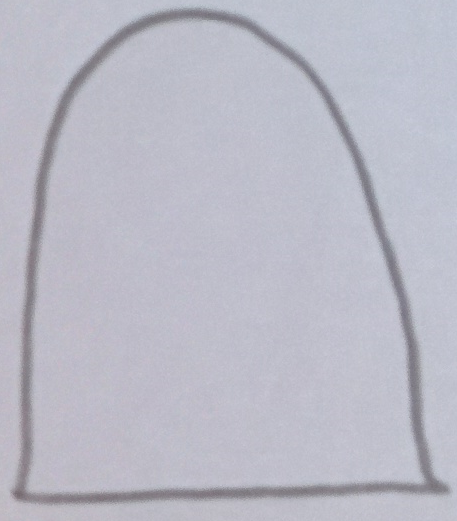
//> input picture training/and/1.png, 457 x 521 px; its folder holds 4 pictures in this run; the run also reads 1 picture not shown here
$ ./detect   (built with g++ and OpenCV 4)
//> lines starting //> are read from the running program, lines starting //| are printed output that depends on the picture; after the words box and inside, x2 and y2 are one past the last pixel; in counts of white or black regions, pixels touching at a corner belong together
### hungarian.cpp
// [27 lines of licence text are left out]

#include <stdio.h>
#include <assert.h>
#include <stdlib.h>

#include "hungarian.h"

/*
 * the two main internal routines return this type, telling us what to do next
 */
typedef enum
{
  HUNGARIAN_ERROR,
  HUNGARIAN_ROUTINE_ONE,
  HUNGARIAN_ROUTINE_TWO,
  HUNGARIAN_DONE
} hungarian_code_t;

// the Q matrix is filled with instances of this type
typedef enum
{
  HUNGARIAN_ZERO,
  HUNGARIAN_ONE,
  HUNGARIAN_STAR
} hungarian_q_t;


// some internal routines
void hungarian_make_cover(hungarian_t* prob);
void hungarian_build_q(hungarian_t* prob);
void hungarian_add_stars(hungarian_t* prob);
hungarian_code_t hungarian_routine_one(hungarian_t* prob);
hungarian_code_t hungarian_routine_two(hungarian_t* prob);

/*
 * initialize the given object as an mXn problem.  allocates storage, which
 * should be freed with hungarian_fini()
 */
void hungarian_init(hungarian_t* prob, int** r, size_t m, size_t n, int mode)
{
  int i,j;
  // did we get a good object pointer?
  assert(prob);

  // we can't work with matrices that have more rows than columns.
  //
  // TODO: automatically transpose such matrices
  assert(m<=n);

  // init the struct
  prob->m = m;
  prob->n = n;
  assert(prob->r = (int**)calloc(m,sizeof(int*)));
  assert(prob->q = (int**)calloc(m,sizeof(int*)));
  prob->mode = mode;
  prob->maxutil = 0;
  for(i=0;i<m;i++)
  {
    assert(prob->r[i] = (int*)calloc(n,sizeof(int)));
    assert(prob->q[i] = (int*)calloc(n,sizeof(int)));
    for(j=0;j<n;j++)
    {
      prob->r[i][j] = r[i][j];
      if(prob->r[i][j] > prob->maxutil)
        prob->maxutil = prob->r[i][j];
    }
  }
  // if we're going to minimize, rather than maximize, we need to subtract
  // each utility from the maximum.  this operation will be reversed before
  // computing the benefit.
  if(mode == HUNGARIAN_MIN)
  {
    for(i=0;i<m;i++)
    {
      for(j=0;j<n;j++)
        prob->r[i][j] = prob->maxutil - prob->r[i][j];
    }
  }

  assert(prob->a = (int*)calloc(m,sizeof(int)));
  assert(prob->u = (int*)calloc(m,sizeof(int)));
  assert(prob->v = (int*)calloc(n,sizeof(int)));
  assert(prob->seq.i = (int*)calloc(m*n,sizeof(int)));
  assert(prob->seq.j = (int*)calloc(m*n,sizeof(int)));
  assert(prob->ess_rows = (int*)calloc(m,sizeof(int)));
  assert(prob->ess_cols = (int*)calloc(n,sizeof(int)));
}

/*
 * frees storage associated with the given problem object.  you must have
 * called hungarian_init() first.
 */
// [19 lines left out: function hungarian_fini, not called in this run]

/*
 * make an initial cover
 */
void hungarian_make_cover(hungarian_t* prob)
{
  int i,j;
  int* row_max;
  int* col_max;

  assert(prob);
  assert(row_max = (int*)calloc(prob->m,sizeof(int)));
  assert(col_max = (int*)calloc(prob->n,sizeof(int)));

  prob->row_total = prob->col_total = 0;

  // find the max in each row (col) and sum them
  for(i=0;i<prob->m;i++)
  {
    for(j=0;j<prob->n;j++)
    {
      if(prob->r[i][j] > row_max[i])
        row_max[i] = prob->r[i][j];
    }
    prob->row_total += row_max[i];
  }

  for(j=0;j<prob->n;j++)
  {
    for(i=0;i<prob->m;i++)
    {
      if(prob->r[i][j] > col_max[j])
        col_max[j] = prob->r[i][j];
    }
    prob->col_total += col_max[j];
  }

  // make u and v into an initial cover, based on row and col totals
  if(prob->row_total <= prob->col_total)
    memcpy(prob->u,row_max,sizeof(int)*prob->m);
  else
    memcpy(prob->v,col_max,sizeof(int)*prob->n);

  free(row_max);
  free(col_max);
}

void hungarian_build_q(hungarian_t* prob)
{
  int i,j;
  assert(prob);

  for(i=0;i<prob->m;i++)
  {
    for(j=0;j<prob->n;j++)
    {
      if((prob->u[i] + prob->v[j]) == prob->r[i][j])
      {
        if(prob->q[i][j] == HUNGARIAN_ZERO)
          prob->q[i][j] = HUNGARIAN_ONE;
      }
      else
        prob->q[i][j] = HUNGARIAN_ZERO;
    }
  }
}

void hungarian_add_stars(hungarian_t* prob)
{
  int i,j,k;

  assert(prob);

  if(prob->row_total <= prob->col_total)
  {
    for(i=0;i<prob->m;i++)
    {
      for(j=0;j<prob->n;j++)
      {
        if(prob->q[i][j] == HUNGARIAN_ONE)
        {
          for(k=0;k<prob->m;k++)
          {
            if((k!=i) && (prob->q[k][j] == HUNGARIAN_STAR))
              break;
          }
          if(k==prob->m)
          {
            prob->q[i][j] = HUNGARIAN_STAR;
            break;
          }
        }
      }
    }
  }
  else
  {
    for(j=0;j<prob->n;j++)
    {
      for(i=0;i<prob->m;i++)
      {
        if(prob->q[i][j] == HUNGARIAN_ONE)
        {
          for(k=0;k<prob->n;k++)
          {
            if((k!=j) && (prob->q[i][k] == HUNGARIAN_STAR))
              break;
          }
          if(k==prob->n)
          {
            prob->q[i][j] = HUNGARIAN_STAR;
            break;
          }
        }
      }
    }
  }
}

/*
 * Kuhn's Routine I
 */
hungarian_code_t hungarian_routine_one(hungarian_t* prob)
{
  int i,j,k;
  char jumpcase1,jumpprelim;

  assert(prob);
  prob->seq.k=0;
  for(i=0;i<prob->m;i++)
    prob->ess_rows[i]=0;

  j=0;
  // look for a 1* in each column
  while(j<prob->n)
  {
    i=0;
    while(i<prob->m)
    {
      if(prob->q[i][j] == HUNGARIAN_STAR)
      {
        // found a 1*; next column
        break;
      }
      i++;
    }
    if(i<prob->m)
    {
      // found a 1*; next column
      j++;
    }
    else
    {
      // didn't find a 1*; column j is eligible; search it for a 1
      i=0;
      while(i<prob->m)
      {
        if(prob->q[i][j] == HUNGARIAN_ONE)
        {
          // found a 1 (i,j); start recording
          prob->seq.i[prob->seq.k] = i;
          prob->seq.j[prob->seq.k] = j;
          prob->seq.k++;
          // CASE 1
          jumpprelim=0;
          while(!jumpprelim)
          {
            // look in row ik for a 1*
            j=0;
            jumpcase1=0;
            while(j<prob->n && !jumpcase1)
            {
              if(prob->q[i][j] == HUNGARIAN_STAR)
              {
                // CASE 2
                i=0;
                while(!jumpcase1)
                {
                  // found a 1* in (ik,jk); search col jk for a 1
                  while(i<prob->m)
                  {
                    if(prob->q[i][j] == HUNGARIAN_ONE)
                    {
                      // test i for distinctness
                      for(k=0;k<prob->seq.k;k++)
                      {
                        if(prob->seq.i[k] == i)
                          break;
                      }
                      if(k<prob->seq.k)
                      {
                        // i is not distinct
                        i++;
                        continue;
                      }
                      else
                      {
                        // i is distinct; record and back to Case 1
                        prob->seq.i[prob->seq.k] = prob->seq.i[prob->seq.k-1];
                        prob->seq.j[prob->seq.k] = j;
                        prob->seq.k++;
                        prob->seq.i[prob->seq.k] = i;
                        prob->seq.j[prob->seq.k] = j;
                        prob->seq.k++;

                        jumpcase1=1;
                        break;
                      }
                    }
                    else
                      i++;
                  }
                  if(i>=prob->m)
                  {
                    // didn't find a 1 in col jk; row ik is essential
                    prob->ess_rows[prob->seq.i[prob->seq.k-1]] = 1;

                    // delete last two elts of sequence
                    j=prob->seq.j[prob->seq.k-1];
                    i=prob->seq.i[prob->seq.k-1]+1;

                    if(prob->seq.k > 1)
                    {
                      // back to Case 2
                      prob->seq.k-=2;
                      continue;
                    }
                    else
                    {
                      // k==1; back to prelim search for 1 in (i1+1,j0)
                      prob->seq.k--;
                      jumpcase1=jumpprelim=1;
                      break;
                    }
                  }
                }
              }
              else
                j++;
            }
            if(j>=prob->n)
            {
              // didn't find a 1* in row ik; toggle and Alternative Ia
              for(;prob->seq.k > 0;prob->seq.k--)
              {
                if(prob->q[prob->seq.i[prob->seq.k-1]][prob->seq.j[prob->seq.k-1]]
                   == HUNGARIAN_ONE)
                {
                  prob->q[prob->seq.i[prob->seq.k-1]][prob->seq.j[prob->seq.k-1]]
                          = HUNGARIAN_STAR;
                }
                else
                {
                  prob->q[prob->seq.i[prob->seq.k-1]][prob->seq.j[prob->seq.k-1]]
                          = HUNGARIAN_ONE;
                }
              }
              // Alternative Ia
              return(HUNGARIAN_ROUTINE_ONE);
            }
          }
        }
        else
          i++;
      }
      // didn't find a 1 in col j; next col
      j++;
    }
  }
  // out of cols; Alternative Ib
  // determine ess cols
  for(j=0;j<prob->n;j++)
  {
    prob->ess_cols[j]=0;
    for(i=0;i<prob->m;i++)
    {
      if(prob->q[i][j] == HUNGARIAN_STAR && !prob->ess_rows[i])
      {
        prob->ess_cols[j] = 1;
        break;
      }
    }
  }
  return(HUNGARIAN_ROUTINE_TWO);
}


/*
 * Kuhn's Routine II
 */
hungarian_code_t hungarian_routine_two(hungarian_t* prob)
{
  int i,j,d,m,dtmp;
  int oldsum,newsum;

  assert(prob);

  oldsum = 0;
  for(i=0;i<prob->m;i++)
    oldsum += prob->u[i];
  for(j=0;j<prob->n;j++)
    oldsum += prob->v[j];

  d=0;
  for(i=0;i<prob->m;i++)
  {
    if(prob->ess_rows[i])
      continue;
    for(j=0;j<prob->n;j++)
    {
      if(prob->ess_cols[j])
        continue;
      dtmp = prob->u[i] + prob->v[j] - prob->r[i][j];
      if(dtmp<0)
      {
        printf("SUPERMOO: %d + %d < %d\n",
               prob->u[i], prob->v[j], prob->r[i][j]);
      }
      if(!d || ((dtmp>0) && dtmp < d))
        d = dtmp;
    }
  }

  if(d<0)
    printf("MOO: %d < 0\n", d);

  //if(d<=0)
  if(!d)
    return(HUNGARIAN_DONE);
  else
  {
    // is there some u[i]==0?
    for(i=0;i<prob->m;i++)
    {
      if(!prob->u[i])
        break;
    }
    if(i < prob->m)
    {
      // CASE 2; some u[i] == 0; compute m as the min of d and inessential v[j]
      m = d;
      for(j=0;j<prob->n;j++)
      {
        if((!prob->ess_cols[j]) && (prob->v[j] < m))
          m = prob->v[j];
      }

      // adjust the cover
      for(i=0;i<prob->m;i++)
      {
        if(prob->ess_rows[i])
          prob->u[i] += m;
      }
      for(j=0;j<prob->n;j++)
      {
        if(!prob->ess_cols[j])
          prob->v[j] -= m;
      }
    }
    else
    {
      // CASE 1; all u[i] > 0; compute m as the min of d and inessential u[j]
      m = d;
      for(i=0;i<prob->m;i++)
      {
        if((!prob->ess_rows[i]) && (prob->u[i] < m))
          m = prob->u[i];
      }

      // adjust the cover
      for(i=0;i<prob->m;i++)
      {
        if(!prob->ess_rows[i])
          prob->u[i] -=m;
      }
      for(j=0;j<prob->n;j++)
      {
        if(prob->ess_cols[j])
          prob->v[j] += m;
      }
    }
  }

  newsum = 0;

  for(i=0;i<prob->m;i++)
  {
    for(j=0;j<prob->n;j++)
    {
      if(prob->u[i]+prob->v[j]<prob->r[i][j])
      {
        printf("SUPERMOO (%d,%d): %d + %d < %d\n", i,j,
               prob->u[i], prob->v[j], prob->r[i][j]);
      }
    }
  }

  // Alternative IIa; build new q and return to routine I
  hungarian_build_q(prob);
  return(HUNGARIAN_ROUTINE_ONE);
}


/*
 * solve the given problem.  runs the Hungarian Method on the rating matrix
 * to produce optimal assignment, which is stored in the vector prob->a.
 * you must have called hungarian_init() first.
 */
void
hungarian_solve(hungarian_t* prob)
{
  hungarian_code_t state = HUNGARIAN_ROUTINE_ONE;
  int i,j;

  assert(prob);

  bzero(prob->u,sizeof(int)*prob->m);
  bzero(prob->v,sizeof(int)*prob->n);
  prob->seq.k=0;
  bzero(prob->ess_rows,sizeof(int)*prob->m);
  bzero(prob->ess_cols,sizeof(int)*prob->n);
  for(i=0;i<prob->m;i++)
    bzero(prob->q[i],sizeof(int)*prob->n);

  hungarian_make_cover(prob);
  hungarian_build_q(prob);
  hungarian_add_stars(prob);

  while(state != HUNGARIAN_DONE)
  {
    if(state == HUNGARIAN_ROUTINE_ONE)
    {
      state = hungarian_routine_one(prob);
    }
    else
    {
      state = hungarian_routine_two(prob);
    }
  }

  // fill in the assignment vector
  for(i=0;i<prob->m;i++)
  {
    for(j=0;j<prob->n;j++)
    {
      if(prob->q[i][j] == HUNGARIAN_STAR)
      {
        prob->a[i] = j;
        break;
      }
    }
  }
}

/*
 * prints out the current state of the Q matrix.  also computes and prints
 * out the benefit from the current assignment.  mostly useful for
 * debugging.
 */
// [28 lines left out: function hungarian_print_stars, not called in this run]

/*
 * prints out the resultant assignment in a 0-1 matrix form.  you must have
 * called hungarian_solve() first.
 */
// [14 lines left out: function hungarian_print_assignment, not called in this run]

/*
 * prints out the rating matrix for the given problem.  you must have called
 * hungarian_solve() first.
 */
// [16 lines left out: function hungarian_print_rating, not called in this run]

/*
 * check whether an assigment is feasible.  returns 1 if the assigment is
 * feasible, 0 otherwise.  you must have called hungarian_solve() first.
 */
// [42 lines left out: function hungarian_check_feasibility, not called in this run]

/*
 * computes and returns the benefit from the assignment.  you must have
 * called hungarian_solve() first.
 */
// [16 lines left out: function hungarian_benefit, not called in this run]

### detect.cpp
#include "opencv2/core/core.hpp"
#include "opencv2/highgui/highgui.hpp"
#include "opencv2/imgproc/imgproc.hpp"

#include "hungarian.h"

#include <fstream>
#include <iostream>
using namespace cv;
using namespace std;


#define AND_GATE_TRAINING_AMOUNT 4
#define OR_GATE_TRAINING_AMOUNT 4
#define NOT_GATE_TRAINING_AMOUNT 4
#define SAMPLE_RANDOM_POINTS_AMOUNT 185


void displayFloatMatrix(float** f, int size);

Mat normalizeGrayscale(Mat mat) {
	Scalar avgGrayscaleValue = mean(mat);
	double multiplier = 0.80;
	for (int i = 0; i < mat.rows; i++) {
		for (int j = 0; j < mat.cols; j++) {
			float grayscaleValue = ((int)mat.at<uchar>(i, j)) * 1.0;
			if (grayscaleValue < avgGrayscaleValue[0] * multiplier) {
				mat.at<uchar>(i, j) = 0;
			}
			else {
				mat.at<uchar>(i, j) = 255;
			}
		}
	}
	return mat;
}

int erosion_size = 5;
int pre_dilation_size = 2;
int dilation_size = 2;
int const max_kernel_size = 21;

void yolo(Mat mat) {
	imshow("YOLO", mat);
	waitKey(0);
}

Mat slimLine(Mat mat) {
	copyMakeBorder(mat, mat, 50, 50, 50, 50, BORDER_CONSTANT, Scalar(255));
	Mat smoothed;
	Mat element = getStructuringElement(MORPH_RECT, Size(2 * pre_dilation_size + 1, 2 * pre_dilation_size + 1), Point(pre_dilation_size, pre_dilation_size));
	dilate(mat, smoothed, element);
	element = getStructuringElement(MORPH_RECT, Size(2 * erosion_size + 1, 2 * erosion_size + 1), Point(erosion_size, erosion_size));
	erode(smoothed, smoothed, element);
	element = getStructuringElement(MORPH_RECT, Size(2 * dilation_size + 1, 2 * dilation_size + 1), Point(dilation_size, dilation_size));
	//copyMakeBorder(smoothed, smoothed, -20, -20, -20, -20, BORDER_REPLICATE, Scalar(0));
	return smoothed;
}

Mat cannyInner(Mat mat) {
	Mat element;
	Mat smoothed;
	element = getStructuringElement(MORPH_RECT, Size(2 * dilation_size + 1, 2 * dilation_size + 1), Point(dilation_size, dilation_size));
	dilate(mat, smoothed, element);
	Canny(smoothed, smoothed, 100, 300, 3);
	//yolo(smoothed);

	element = getStructuringElement(MORPH_RECT, Size(3, 3), Point(1, 1));
	dilate(smoothed, smoothed, element);
	bool stop = false;
	for (int i = 0; i < smoothed.rows; i++) {
		for (int j = 0; j < smoothed.cols; j++) {
			//printf("%d ", mat.at<uchar>(i, j));
			if (mat.at<uchar>(i, j) == 0) {
				floodFill(smoothed, Point(i, j), Scalar(255));
				floodFill(smoothed, Point(i, j), Scalar(0));
				stop = true;
				break;
			}
		}
		//printf("\n");
		if (stop)
			break;
	}
	erode(smoothed, smoothed, element);
	//copyMakeBorder(smoothed, smoothed, -20, -20, -20, -20, BORDER_REPLICATE, Scalar(0));
	return smoothed;
}

vector<Point> randomPointsFromMat(Mat mat, int amount) {
	vector<Point> points;
	Mat mat2;
	cvtColor(mat, mat2, CV_GRAY2RGB);
	int amountOfWhiteDots = 0;
	for (int i = 0; i < mat.rows; i++) {
		for (int j = 0; j < mat.cols; j++) {
			if (mat.at<uchar>(i, j) == 255) {
				amountOfWhiteDots++;
			}
		}
	}
	int pointSelected = 0;
	int error = amount / 5;
	bool stop = false;
	while (!stop) {
		for (int i = 0; i < mat.rows; i++) {
			for (int j = 0; j < mat.cols; j++) {
				if (mat.at<uchar>(i, j) == 255) {
					//probability calculation
					int randVal = rand() % (amountOfWhiteDots + 1);
					if (randVal < amount - error) {
						points.push_back(Point(j, i));
						if (++pointSelected == amount) {
							stop = true;
							break;
						}
					}
				}
				if (stop)
					break;
			}
			if (stop)
				break;
		}
	}
	return points;
}

// [10 lines left out: function fastSqrt, not called in this run]

float euclideanDistance(Point p1, Point p2) {
	Point vec = p1 - p2;
	float dist2 = vec.ddot(vec);
	//return fastSqrt(dist2);
	return sqrt(dist2);
}

// [23 lines left out: functions displayFloatMatrix, displayIntMatrix, not called in this run]

// [9 lines of commented-out code are left out]

float** calculateCostMatrixFromPoints(vector<Point> pointsMat1, vector<Point> pointsMat2) {
	float ** a;
	a = new float*[pointsMat1.size()];
	for (int i = 0; i < pointsMat1.size(); i++) {
		a[i] = new float[pointsMat1.size()];
	}

	for (int i = 0; i < pointsMat1.size(); i++) {
		for (int j = 0; j < pointsMat1.size(); j++) {
			a[i][j] = euclideanDistance(pointsMat1[i], pointsMat2[j]);
		}
	}
	return a;
}

// [17 lines left out: functions plotDotsVector, plotLinesVector, not called in this run]

int** float2DArrayToInt2DArray(float** a, int row, int col) {
	int **d;
	d = (int **)malloc(sizeof(int *) * row);
	for (int i = 0; i < row; i++){
		d[i] = (int *)malloc(sizeof(int)* col);
		for (int j = 0; j < col; j++) {
			d[i][j] = (int)(a[i][j] * 10000);
		}
	}
	return d;
}

float hungarianCalculateSumCost2(hungarian_t* prob, float **costMatrix)
{
	float sum = 0;
	int i, j;
	for (i = 0; i<prob->m; i++)
	{
		for (j = 0; j < prob->n; j++) {
			sum += (j == prob->a[i]) ? costMatrix[i][j] * costMatrix[i][j] : 0;
		}
	}
	return sum;
}

vector<Point> andgate_training[AND_GATE_TRAINING_AMOUNT + 1];
vector<Point> orgate_training[OR_GATE_TRAINING_AMOUNT + 1];
vector<Point> notgate_training[NOT_GATE_TRAINING_AMOUNT + 1];

// Unimplemented
// [4 lines left out: function readRandomPointsFromFILEPointer, not called in this run]

// Unimplemented
bool writeRandomPointsWithFILEPointer(FILE* fp, vector<Point> p) {
	return false;
}

// [7 lines left out: function printVectorPoint, not called in this run]

Mat smartResize(Mat input, int bgVal) {
	Mat mat;
	int uppest = 0;
	int lowest = 0;
	int rightest = 0;
	int leftest = 0;
	for (int i = 0; i < input.rows; i++) {
		for (int j = 0; j < input.cols; j++) {
			if (input.at<uchar>(i, j) != bgVal) {
				lowest = i;
			}
		}
	}

	for (int i = input.rows - 1; i >= 0; i--) {
		for (int j = 0; j < input.cols; j++) {
			if (input.at<uchar>(i, j) != bgVal) {
				uppest = i;
			}
		}
	}

	for (int j = 0; j < input.cols; j++) {
		for (int i = 0; i < input.rows; i++) {
			if (input.at<uchar>(i, j) != bgVal) {
				leftest = j;
			}
		}
	}

	for (int j = input.cols - 1; j >= 0; j--) {
		for (int i = input.rows - 1; i >= 0; i--) {
			if (input.at<uchar>(i, j) != bgVal) {
				rightest = j;
			}
		}
	}

	Rect roi(rightest, uppest, - rightest + leftest, - uppest + lowest);
	mat = input(roi).clone();
	resize(mat, mat, Size(500, 500));
	copyMakeBorder(mat, mat, 50, 50, 50, 50, BORDER_CONSTANT, Scalar(255));

	return mat;
}

bool initialProgram() {
	char *path = (char*) malloc(sizeof(char) * 100);
	FILE *fp;
	//load gate and
	printf("Initial : Reading And gate\n");
	for (int i = 1; i <= AND_GATE_TRAINING_AMOUNT; i++) {
		sprintf(path, "training/and/%d.dat", i);
		fp = fopen(path, "r");
		if (fp == NULL) {
			//create gate info
			sprintf(path, "training/and/%d.png", i);
			Mat mat = imread(path, CV_LOAD_IMAGE_GRAYSCALE);
			resize(mat, mat, Size(500, 500));
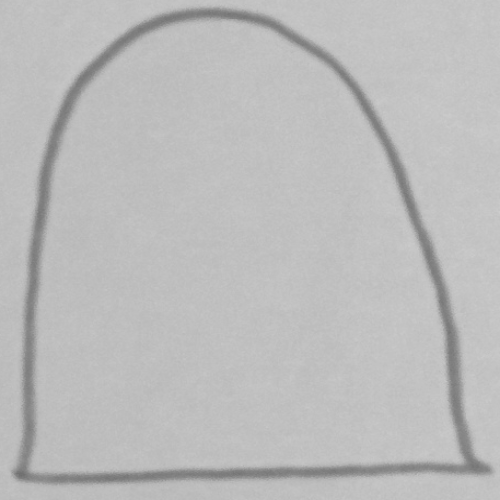
//> mat: 500 rows x 500 cols, CV_8UC1; min 110, max 205, mean 187.5
			mat = normalizeGrayscale(mat);
//> in normalizeGrayscale, `Scalar avgGrayscaleValue = mean(mat);`: avgGrayscaleValue = Scalar(187.5)
//> after the loop in normalizeGrayscale, `for (int i = 0; i < mat.rows; i++)`:
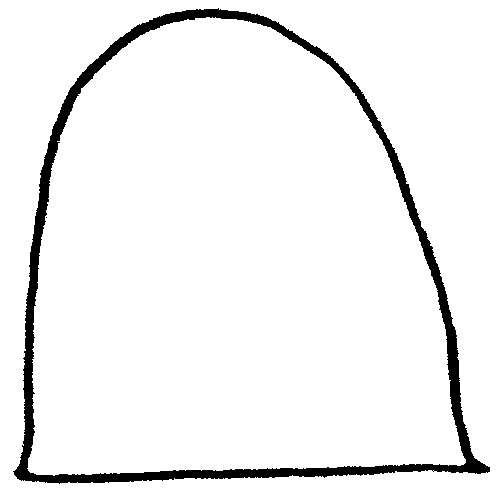
//> mat: 500 rows x 500 cols, CV_8UC1; 94.5% white; 2 black regions (1 under 20 px), largest, box (x1, y1, x2, y2) and area: (13, 8, 490, 484) 13824
			mat = slimLine(mat);
//> in slimLine, `copyMakeBorder(mat, mat, 50, 50, 50, 50, BORDER_CONSTANT, Scalar(255));`:
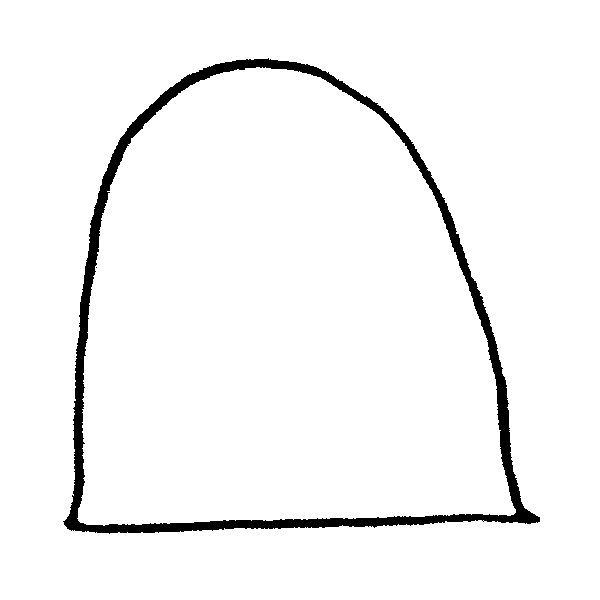
//> mat: 600 rows x 600 cols, CV_8UC1; 96.2% white; 2 black regions (1 under 20 px), largest, box (x1, y1, x2, y2) and area: (63, 58, 540, 534) 13824
//> in slimLine, `dilate(mat, smoothed, element);`:
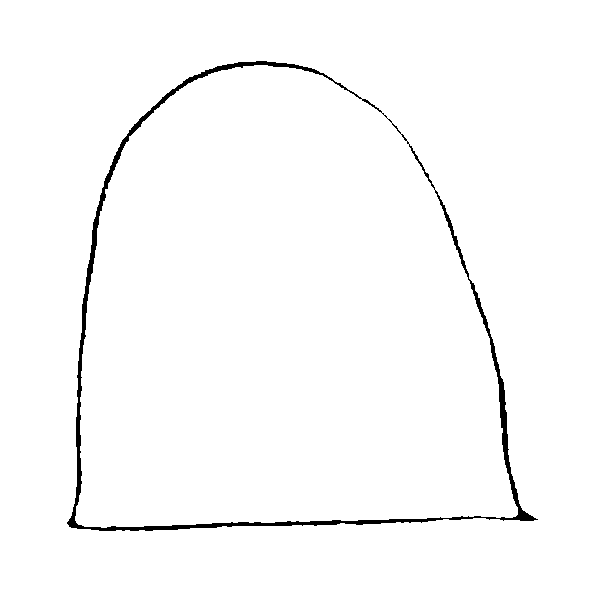
//> smoothed: 600 rows x 600 cols, CV_8UC1; 98.4% white; 1 black region, box (x1, y1, x2, y2) and area: (67, 61, 538, 531) 5889
			mat = smartResize(mat, 255);
//> (the rest of the program and of its run is left out)
